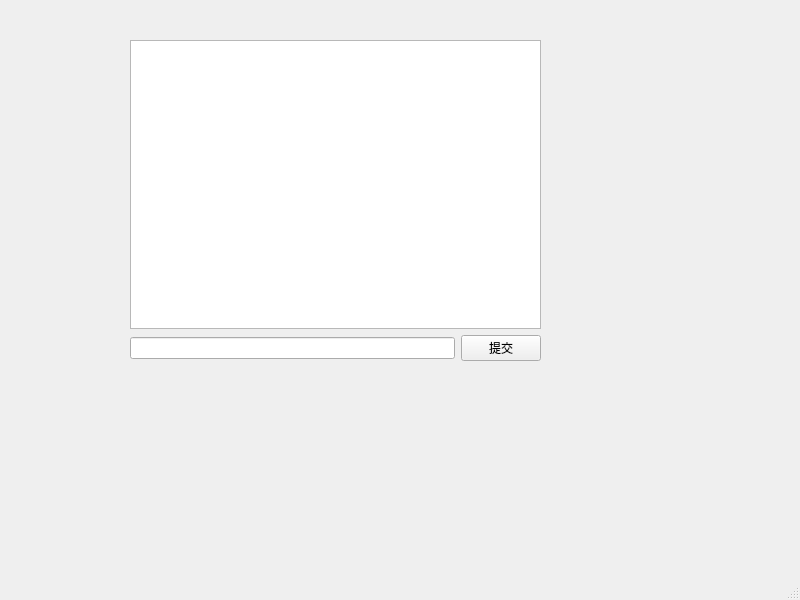
<?xml version="1.0" encoding="UTF-8"?>
<ui version="4.0">
 <class>MainWindow</class>
 <widget class="QMainWindow" name="MainWindow">
  <property name="geometry">
   <rect>
    <x>0</x>
    <y>0</y>
    <width>800</width>
    <height>600</height>
   </rect>
  </property>
  <property name="windowTitle">
   <string>MainWindow</string>
  </property>
  <widget class="QWidget" name="centralwidget">
   <widget class="QWidget" name="">
    <property name="geometry">
     <rect>
      <x>130</x>
      <y>40</y>
      <width>411</width>
      <height>321</height>
     </rect>
    </property>
    <layout class="QVBoxLayout" name="verticalLayout">
     <item>
      <widget class="QListWidget" name="listWidget"/>
     </item>
     <item>
      <layout class="QHBoxLayout" name="horizontalLayout">
       <item>
        <widget class="QLineEdit" name="lineEdit"/>
       </item>
       <item>
        <widget class="QPushButton" name="pushButton">
         <property name="text">
          <string>提交</string>
         </property>
        </widget>
       </item>
      </layout>
     </item>
    </layout>
   </widget>
  </widget>
  <widget class="QMenuBar" name="menubar">
   <property name="geometry">
    <rect>
     <x>0</x>
     <y>0</y>
     <width>800</width>
     <height>22</height>
    </rect>
   </property>
  </widget>
  <widget class="QStatusBar" name="statusbar"/>
 </widget>
 <resources/>
 <connections/>
</ui>
